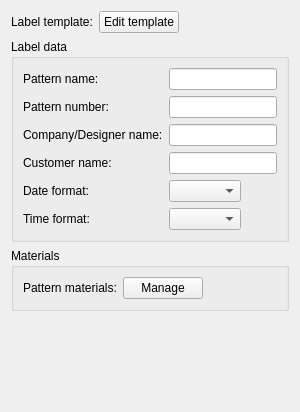
     <widget class="QWidget" name="tab_4">
      <attribute name="title">
       <string>Label data</string>
      </attribute>
      <layout class="QVBoxLayout" name="verticalLayout_32">
       <item>
        <layout class="QHBoxLayout" name="horizontalLayout_19">
         <item>
          <widget class="QLabel" name="label_13">
           <property name="text">
            <string>Label template:</string>
           </property>
          </widget>
         </item>
         <item>
          <widget class="QPushButton" name="pushButtonEditPatternLabel">
           <property name="toolTip">
            <string>Edit pattern label</string>
           </property>
           <property name="text">
            <string>Edit template</string>
           </property>
          </widget>
         </item>
         <item>
          <spacer name="horizontalSpacer">
           <property name="orientation">
            <enum>Qt::Horizontal</enum>
           </property>
           <property name="sizeHint" stdset="0">
            <size>
             <width>40</width>
             <height>20</height>
            </size>
           </property>
          </spacer>
         </item>
        </layout>
       </item>
       <item>
        <widget class="QGroupBox" name="groupBox_4">
         <property name="sizePolicy">
          <sizepolicy hsizetype="Preferred" vsizetype="Preferred">
           <horstretch>0</horstretch>
           <verstretch>1</verstretch>
          </sizepolicy>
         </property>
         <property name="title">
          <string>Label data</string>
         </property>
         <layout class="QFormLayout" name="formLayout_2">
          <property name="fieldGrowthPolicy">
           <enum>QFormLayout::ExpandingFieldsGrow</enum>
          </property>
          <item row="0" column="0">
           <widget class="QLabel" name="label_6">
            <property name="text">
             <string>Pattern name:</string>
            </property>
           </widget>
          </item>
          <item row="0" column="1">
           <widget class="VLineEdit" name="lineEditPatternName">
            <property name="maxLength">
             <number>30</number>
            </property>
           </widget>
          </item>
          <item row="1" column="0">
           <widget class="QLabel" name="label_7">
            <property name="text">
             <string>Pattern number:</string>
            </property>
           </widget>
          </item>
          <item row="1" column="1">
           <widget class="VLineEdit" name="lineEditPatternNumber">
            <property name="maxLength">
             <number>30</number>
            </property>
           </widget>
          </item>
          <item row="2" column="0">
           <widget class="QLabel" name="label_8">
            <property name="text">
             <string>Company/Designer name:</string>
            </property>
           </widget>
          </item>
          <item row="2" column="1">
           <widget class="VLineEdit" name="lineEditCompanyName">
            <property name="maxLength">
             <number>30</number>
            </property>
           </widget>
          </item>
          <item row="3" column="0">
           <widget class="QLabel" name="label_10">
            <property name="text">
             <string>Customer name:</string>
            </property>
           </widget>
          </item>
          <item row="3" column="1">
           <widget class="VLineEdit" name="lineEditCustomerName">
            <property name="maxLength">
             <number>30</number>
            </property>
           </widget>
          </item>
          <item row="4" column="0">
           <widget class="QLabel" name="label">
            <property name="text">
             <string>Date format:</string>
            </property>
           </widget>
          </item>
          <item row="4" column="1">
           <widget class="QComboBox" name="comboBoxDateFormat"/>
          </item>
          <item row="5" column="0">
           <widget class="QLabel" name="label_11">
            <property name="text">
             <string>Time format:</string>
            </property>
           </widget>
          </item>
          <item row="5" column="1">
           <widget class="QComboBox" name="comboBoxTimeFormat"/>
          </item>
         </layout>
        </widget>
       </item>
       <item>
        <widget class="QGroupBox" name="groupBox_2">
         <property name="title">
          <string>Materials</string>
         </property>
         <layout class="QFormLayout" name="formLayout">
          <property name="fieldGrowthPolicy">
           <enum>QFormLayout::ExpandingFieldsGrow</enum>
          </property>
          <item row="0" column="0">
           <widget class="QLabel" name="label_14">
            <property name="text">
             <string>Pattern materials:</string>
            </property>
           </widget>
          </item>
          <item row="0" column="1">
           <widget class="QPushButton" name="pushButtonPatternMaterials">
            <property name="toolTip">
             <string>Manage list of pattern materials</string>
            </property>
            <property name="text">
             <string>Manage</string>
            </property>
           </widget>
          </item>
         </layout>
        </widget>
       </item>
       <item>
        <spacer name="verticalSpacer">
         <property name="orientation">
          <enum>Qt::Vertical</enum>
         </property>
         <property name="sizeHint" stdset="0">
          <size>
           <width>20</width>
           <height>90</height>
          </size>
         </property>
        </spacer>
       </item>
      </layout>
     </widget>
